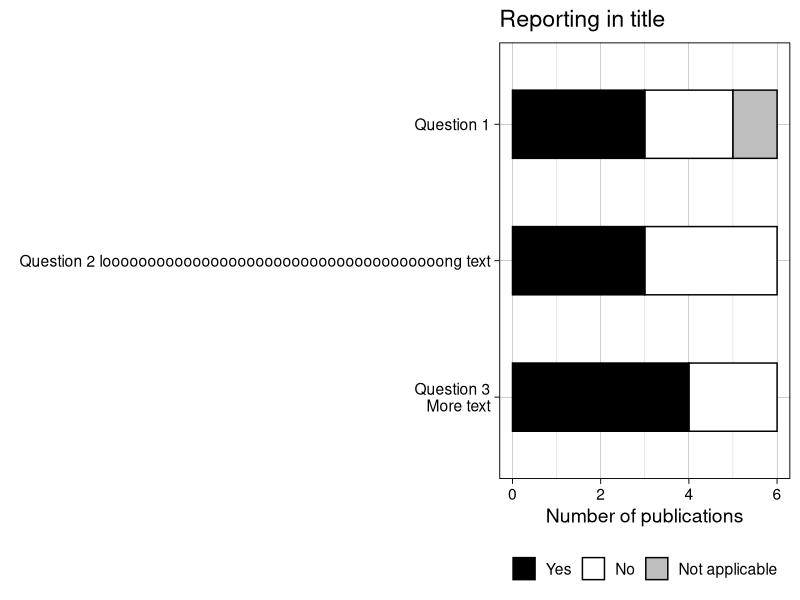

This figure's R source:
# EVALUATING THE REPORTING QUALITY OF NDC ANIMAL SYSTEMATIC REVIEWS ============

# Code written by Emma Wilson
# Tested in R Version 4.2.1

# Initial code written with test data. Will be updated.

# Load Libraries ---------------------------------------------------------------

library(dplyr)   # Version 1.1.2
library(tidyr)   # Version 1.3.0
library(ggplot2) # Version 3.4.2

# Read in Data -----------------------------------------------------------------

# NOTE: This is test data used to help write code for data visualisations.
# Basically I'm bad at making graphs so I hate leaving it to the end.

#Create example unique ID
uid <- c(1,2,3,4,5,6) 

# Create example reporting item scores
item1 <- c("Yes", "Yes", "No", "Yes", "Yes", "No")
item2 <- c("Yes", "No", "No", "Yes", "Yes", "No") 
item3 <- c("Yes", "No", "Not applicable", "Yes", "Yes", "No") 

# Create a dataframe
dat <- data.frame(uid, item1, item2, item3)

# Transform Data ---------------------------------------------------------------

# Pivot from wide to long format and count the number of studies with each score
dat_long <- dat %>%
  # Pivot
  pivot_longer(!uid, names_to = "item", values_to = "score") %>%
  # Group
  group_by(item, score) %>%
  # Count number of studies
  count()

# Make score a factor and set order of levels
dat_long$score <- factor(dat_long$score, 
                         levels = c("Not applicable", "No", "Yes"))

# Set Labels for Graphs --------------------------------------------------------

# Labels are the PRISMA-Pre reporting criteria text
# \n can be used within the text to create a new line

# Set example labels
mylabels <- c("Question 3\nMore text", "Question 2 loooooooooooooooooooooooooooooooooooooong text", "Question 1")

# Create Graph -----------------------------------------------------------------

# Create a horizontal stacked bar plot.

# Select data
p_title <- ggplot(dat_long, aes(x = item, y = n, label = n)) +
  # Stacked based on score (yes, no, etc.)
  # Set column width
  # Set border colour (black)
  geom_col(aes(fill = score), width = 0.5, color = "black") +
  # Set bar as horizontal
  coord_flip() +
  # Set stacked bar colours and reverse the legend order
  # This is for cosmetic reasons because creating a horizontal graph
  # changes the order data are presented
  scale_fill_manual(values = c("grey", "white", "black"), 
                    guide = guide_legend(reverse = T)) +
  # Set the background theme and make all text size 20
  theme_linedraw(base_size = 14) +
  # Chane position of legend and remove legend title
  theme(legend.position = "bottom", legend.title = element_blank()) +
  # Set X scale (actually appears in Y axis position because it's flipped) 
  # using defined labels
  scale_x_discrete(labels = mylabels) +
  # Set Y and X lab (again, reversed position!)
  ylab("Number of publications") +
  xlab(element_blank()) +
  # Set title
  ggtitle("Reporting in title")
  
# Save Graphs ------------------------------------------------------------------

# Ensure the width is long enough for all graphics and text
# 280mm chosen to fit onto landscape A4 page

ggsave("figures/visualisation_title.png", plot = p_title, width = 280, units = "mm")
